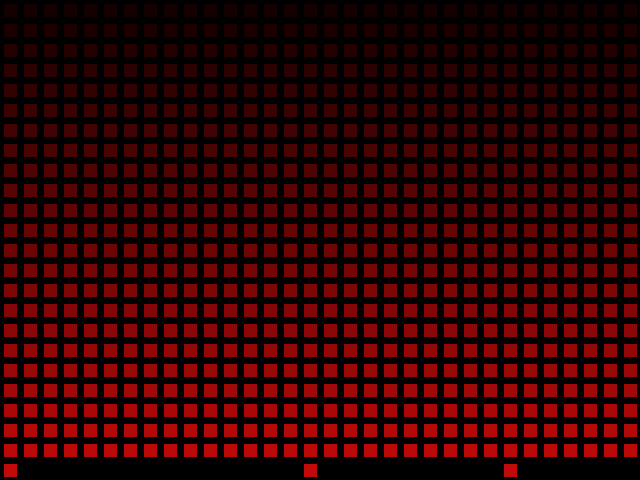
Frame 1 (no input)
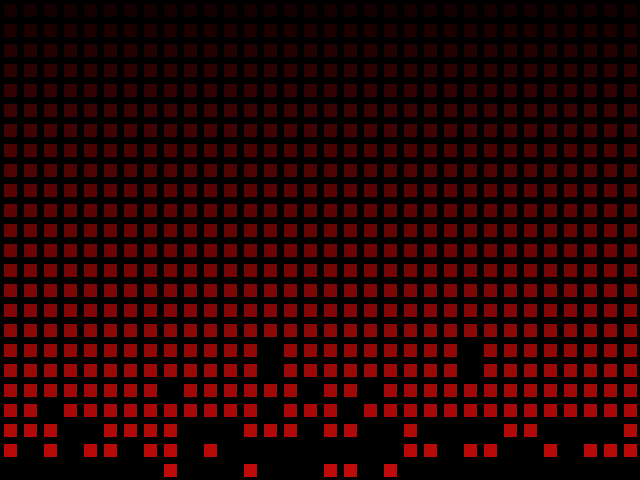
Frame 60 (the mouse pressed at the canvas centre just before this capture)
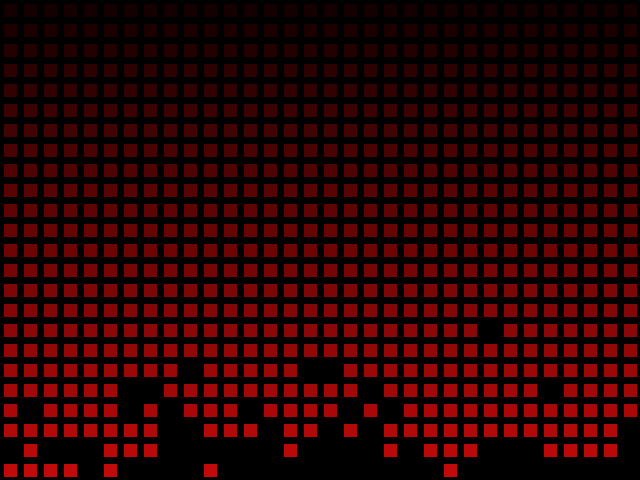
Frame 120 (the mouse held since frame 60 and released just before this capture)

The Processing sketch that drew these frames (run headless with seeded random() and noise(); from frame 60 on, the mouse is pressed at the canvas centre):

// Processing sketch: processing_48878
// ── processing_48878.pde

/*
 * A random digital flame animation thing. Inspired by
 * some speakers. (http://www.youtube.com/watch?v=8asnz3E4n4o)
 * I can't believe I watched a random Ashens video at
 * 6 AM, couldn't bloody sleep, so I thought "dammit, I'm
 * going to bash out some Processing code".
 * Well, here is it anyway!
 *
 * v.1 - 2012-01-04
 *
 * (c) Urpo Lankinen 2012. Dual-licensed under GNU
 * General Public License 3 and Creative Commons
 * Attribution-Share Alike 3.0 Unported.
 */

class Spark {
  /// Location of the spark (stored in x and y fields)
  PVector loc;
  /// Velocity vector.
  PVector v;
  /// Remaining life of the particle. Set to maximum in init,
  /// considered dead if hits <=0.
  int life;
  public Spark() {
    loc = new PVector();
    loc.x = (int)random(width);
    loc.y = height;
    v = new PVector();
    float tinyUnit = (float)height/100.0;
    v.x = random(tinyUnit*0.8);
    v.x -= v.x/2.0;
    v.y = -random(tinyUnit*1.2);
    life = (int)random((float)height/20.0);
  }
  /// Update a particle's location.
  public void update() {
    // Less life.
    life--;
    if(life <= 0)
      return; // Optomatisation!
    // Move the bastard
    loc.add(v);
    // Fudge the velocity a little bit.
    float tinyUnit = (float)height/400.0;
    PVector fudge = new PVector();
    fudge.x = random(tinyUnit*0.2);
    fudge.x -= fudge.x / 2.0;
    fudge.y = random(tinyUnit*0.7);
    fudge.y -= fudge.y / 2.0;
    fudge.y = -fudge.y;
    v.add(fudge);
  }
  public boolean isDead() {
    return (life <= 0);
  }
}

int colourMode = 0;
int maxColourModes = 2;
int numberOfSparks = 200;
Spark[] sparks;

void draw() {
  // Update spark locations.
  for(int i = 0; i < numberOfSparks; i++) {
    sparks[i].update();
    if(sparks[i].isDead()) {
      sparks[i] = new Spark();
    }
  }

  background(0);
  int gridRows = height/20;
  int gridColumns = width/20;
  int gutter = 3;
  int sqW = (width/gridColumns)-(gutter*2);
  int sqH = (height/gridRows)-(gutter*2);
  for(int gridY = 0; gridY < gridRows; gridY++) {
    for(int gridX = 0; gridX < gridColumns; gridX++) {
      // Pick a colour mode.
      switch(colourMode) {
        case 0:
        default:
          // Gradient
          color a = color(20,0,0);
          color b = color(200,10,10);
          fill(lerpColor(a,b,
            (float)gridY / (float)gridRows));
          break;
        case 1:
          // Rainbow
          colorMode(HSB,100);
          //color rainA = color(0,100,100);
          //color rainB = color(100,100,100);
          color graysA = color(0,0,0);
          color graysB = color(0,0,60);
          // Ugly hack version
          color rain = color(
            (int)(((float)gridX / (float)gridColumns) * 100.0),
            100,100);
          // Derp derp, this lerp won't work.
          /*color rain = lerpColor(rainA,rainB,
            (float)gridX / (float)gridColumns);*/
          color grays = lerpColor(graysA,graysB,
            (float)gridY / (float)gridRows);
          fill(blendColor(rain,grays,SUBTRACT));
          colorMode(RGB);
          break;
        case 2:
          // Random colour
          fill((int)random(255),
            (int)random(255),
            int(random(255)));
          break;
      }
      // Square's coordinates.
      int ax = (width/gridColumns*gridX)+gutter;
      int ay = (height/gridRows*gridY)+gutter;
      int bx = ax + sqW;
      int by = ay + sqH;
      
      // Check all sparks if they happen to be in this square.
      boolean lit = true;
      for(int s = 0; s < numberOfSparks; s++) {
        if(sparks[s].loc.x >= ax &&
          sparks[s].loc.x <= bx &&
          sparks[s].loc.y >= ay &&
          sparks[s].loc.y <= by) {
          lit = false;
          continue;
        }
      }
      // Finally, if so inclined, draw a rectangle.
      if(lit)
        rect(ax,ay,sqW,sqH);
    }
  }
  return;
}

// Mouse clicks just change the colour mode.
void mouseClicked() {
  colourMode++;
  if(colourMode > maxColourModes)
    colourMode = 0;
}

void setup() {
  frameRate(25);
  size(640,480,JAVA2D);
  sparks = new Spark[numberOfSparks];
  for(int i = 0; i < numberOfSparks; i++) {
    sparks[i] = new Spark();
  }
}
